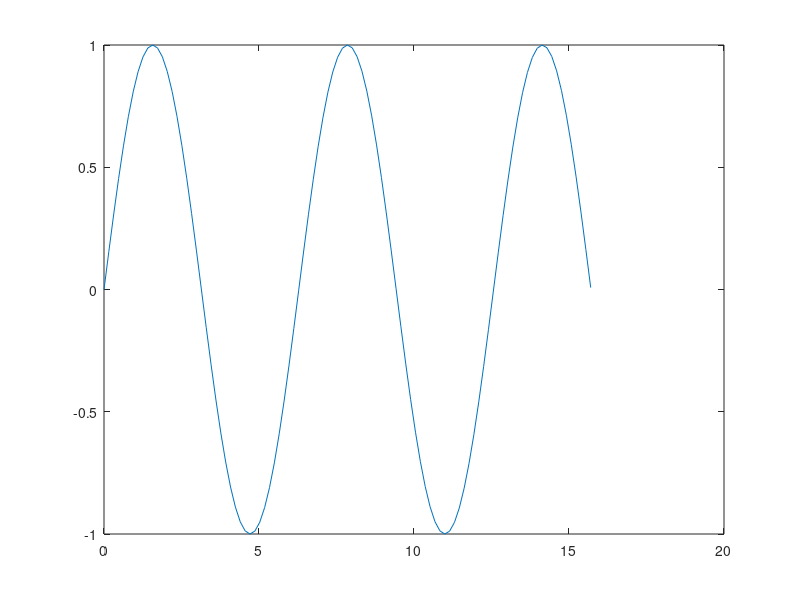

The MATLAB script that drew this image:
%program for generating function
h=(5*3.14-0)/100;
t=0;
for i=1:101
    la(1,i)=t;
    la(2,i)=sin(t);
    t=t+h;
end
plot(la(1,:),la(2,:));